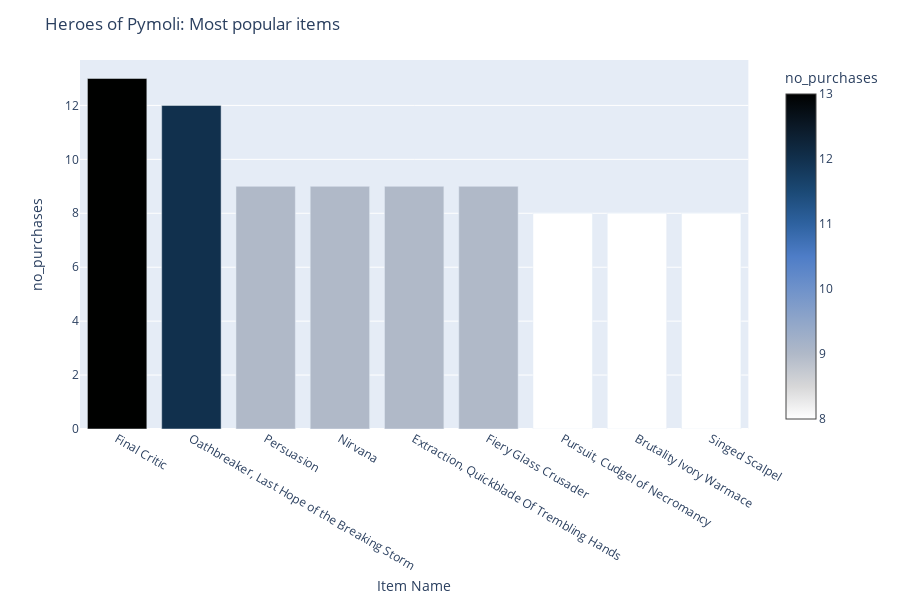

Here is the notebook cell this chart was saved with:
### Code cell
fig = px.bar(purchases_item.head(9), 
             x= "Item Name", 
             y = "no_purchases",
             color = "no_purchases",
             color_continuous_scale = oslorev)

fig.update_layout(
    title_text = 'Heroes of Pymoli: Most popular items')

fig.show()

### Figure 1 — Plotly figure (JSON) as saved in the notebook; plotly's stock layout.template omitted (floating-point values rounded to 4 significant figures)
{"data": [{"alignmentgroup": "True", "hoverlabel": {"namelength": 0}, "hovertemplate": "Item Name=%{x}<br>no_purchases=%{marker.color}", "legendgroup": "", "marker": {"color": [13, 12, 9, 9, 9, 9, 8, 8, 8], "coloraxis": "coloraxis"}, "name": "", "offsetgroup": "", "orientation": "v", "showlegend": false, "textposition": "auto", "type": "bar", "x": ["Final Critic", "Oathbreaker, Last Hope of the Breaking Storm", "Persuasion", "Nirvana", "Extraction, Quickblade Of Trembling Hands", "Fiery Glass Crusader", "Pursuit, Cudgel of Necromancy", "Brutality Ivory Warmace", "Singed Scalpel"], "xaxis": "x", "y": [13, 12, 9, 9, 9, 9, 8, 8, 8], "yaxis": "y"}], "layout": {"barmode": "relative", "coloraxis": {"colorbar": {"title": {"text": "no_purchases"}}, "colorscale": [[0, "rgb(255, 255, 255)"], [0.1, "rgb(215, 215, 216)"], [0.2, "rgb(176, 185, 200)"], [0.3, "rgb(144, 166, 201)"], [0.4, "rgb(111, 146, 202)"], [0.5, "rgb(78, 125, 199)"], [0.6, "rgb(46, 98, 160)"], [0.7, "rgb(27, 73, 117)"], [0.8, "rgb(17, 48, 77)"], [0.9, "rgb(11, 25, 39)"], [1, "rgb(0, 1, 0)"]]}, "height": 600, "legend": {"tracegroupgap": 0}, "margin": {"t": 60}, "title": {"text": "Heroes of Pymoli: Most popular items"}, "xaxis": {"anchor": "y", "domain": [0, 0.98], "title": {"text": "Item Name"}}, "yaxis": {"anchor": "x", "domain": [0, 1], "title": {"text": "no_purchases"}}}}
